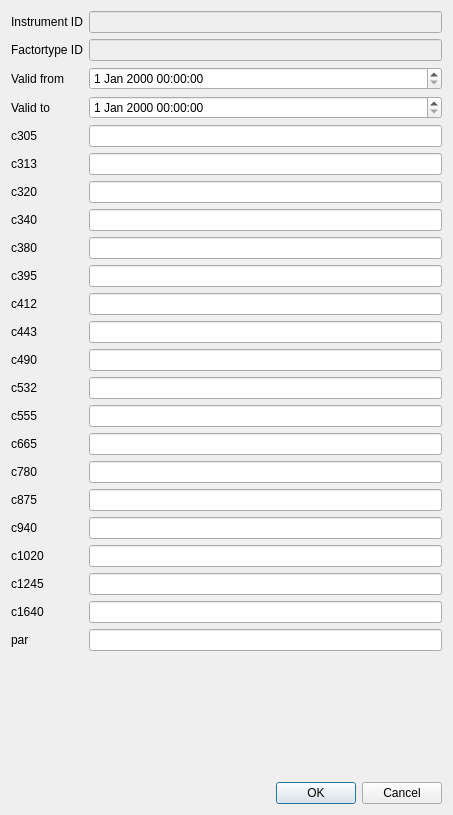
<?xml version="1.0" encoding="UTF-8"?>
<ui version="4.0">
 <class>Dialog</class>
 <widget class="QDialog" name="Dialog">
  <property name="geometry">
   <rect>
    <x>0</x>
    <y>0</y>
    <width>453</width>
    <height>815</height>
   </rect>
  </property>
  <property name="windowTitle">
   <string>Edit factor</string>
  </property>
  <layout class="QVBoxLayout" name="verticalLayout">
   <item>
    <layout class="QGridLayout" name="gridLayout">
     <item row="0" column="1">
      <widget class="QLineEdit" name="editInstrumentID">
       <property name="enabled">
        <bool>false</bool>
       </property>
      </widget>
     </item>
     <item row="16" column="1">
      <widget class="QLineEdit" name="editC665"/>
     </item>
     <item row="2" column="0">
      <widget class="QLabel" name="lblValidFrom">
       <property name="text">
        <string>Valid from</string>
       </property>
      </widget>
     </item>
     <item row="0" column="0">
      <widget class="QLabel" name="lblInstrumentId">
       <property name="text">
        <string>Instrument ID</string>
       </property>
      </widget>
     </item>
     <item row="21" column="1">
      <widget class="QLineEdit" name="editC1245"/>
     </item>
     <item row="13" column="1">
      <widget class="QLineEdit" name="editC490"/>
     </item>
     <item row="7" column="0">
      <widget class="QLabel" name="lblC340">
       <property name="text">
        <string>c340</string>
       </property>
      </widget>
     </item>
     <item row="8" column="1">
      <widget class="QLineEdit" name="editC380"/>
     </item>
     <item row="12" column="0">
      <widget class="QLabel" name="lblC443">
       <property name="text">
        <string>c443</string>
       </property>
      </widget>
     </item>
     <item row="3" column="0">
      <widget class="QLabel" name="lblValidTo">
       <property name="text">
        <string>Valid to</string>
       </property>
      </widget>
     </item>
     <item row="5" column="1">
      <widget class="QLineEdit" name="editC313"/>
     </item>
     <item row="6" column="0">
      <widget class="QLabel" name="lblC320">
       <property name="text">
        <string>c320</string>
       </property>
      </widget>
     </item>
     <item row="14" column="0">
      <widget class="QLabel" name="lblC532">
       <property name="text">
        <string>c532</string>
       </property>
      </widget>
     </item>
     <item row="20" column="1">
      <widget class="QLineEdit" name="editC1020"/>
     </item>
     <item row="10" column="1">
      <widget class="QLineEdit" name="editC395"/>
     </item>
     <item row="6" column="1">
      <widget class="QLineEdit" name="editC320"/>
     </item>
     <item row="4" column="0">
      <widget class="QLabel" name="lblC305">
       <property name="text">
        <string>c305</string>
       </property>
      </widget>
     </item>
     <item row="18" column="1">
      <widget class="QLineEdit" name="editC875"/>
     </item>
     <item row="11" column="0">
      <widget class="QLabel" name="lblC412">
       <property name="text">
        <string>c412</string>
       </property>
      </widget>
     </item>
     <item row="22" column="1">
      <widget class="QLineEdit" name="editC1640"/>
     </item>
     <item row="3" column="1">
      <widget class="QDateTimeEdit" name="dtValidTo"/>
     </item>
     <item row="1" column="1">
      <widget class="QLineEdit" name="editFactorID">
       <property name="enabled">
        <bool>false</bool>
       </property>
      </widget>
     </item>
     <item row="15" column="1">
      <widget class="QLineEdit" name="editC555"/>
     </item>
     <item row="11" column="1">
      <widget class="QLineEdit" name="editC412"/>
     </item>
     <item row="7" column="1">
      <widget class="QLineEdit" name="editC340"/>
     </item>
     <item row="2" column="1">
      <widget class="QDateTimeEdit" name="dtValidFrom"/>
     </item>
     <item row="10" column="0">
      <widget class="QLabel" name="lblC395">
       <property name="text">
        <string>c395</string>
       </property>
      </widget>
     </item>
     <item row="14" column="1">
      <widget class="QLineEdit" name="editC532"/>
     </item>
     <item row="19" column="1">
      <widget class="QLineEdit" name="editC940"/>
     </item>
     <item row="5" column="0">
      <widget class="QLabel" name="lblC313">
       <property name="text">
        <string>c313</string>
       </property>
      </widget>
     </item>
     <item row="8" column="0">
      <widget class="QLabel" name="lblC380">
       <property name="text">
        <string>c380</string>
       </property>
      </widget>
     </item>
     <item row="1" column="0">
      <widget class="QLabel" name="lblFactortypeID">
       <property name="text">
        <string>Factortype ID</string>
       </property>
      </widget>
     </item>
     <item row="4" column="1">
      <widget class="QLineEdit" name="editC305"/>
     </item>
     <item row="17" column="1">
      <widget class="QLineEdit" name="editC780"/>
     </item>
     <item row="12" column="1">
      <widget class="QLineEdit" name="editC443"/>
     </item>
     <item row="13" column="0">
      <widget class="QLabel" name="lblC490">
       <property name="text">
        <string>c490</string>
       </property>
      </widget>
     </item>
     <item row="23" column="1">
      <widget class="QLineEdit" name="editPar"/>
     </item>
     <item row="15" column="0">
      <widget class="QLabel" name="lblC555">
       <property name="text">
        <string>c555</string>
       </property>
      </widget>
     </item>
     <item row="16" column="0">
      <widget class="QLabel" name="lblC665">
       <property name="text">
        <string>c665</string>
       </property>
      </widget>
     </item>
     <item row="17" column="0">
      <widget class="QLabel" name="lblC780">
       <property name="text">
        <string>c780</string>
       </property>
      </widget>
     </item>
     <item row="18" column="0">
      <widget class="QLabel" name="lblC875">
       <property name="text">
        <string>c875</string>
       </property>
      </widget>
     </item>
     <item row="19" column="0">
      <widget class="QLabel" name="lblC940">
       <property name="text">
        <string>c940</string>
       </property>
      </widget>
     </item>
     <item row="20" column="0">
      <widget class="QLabel" name="lblC1020">
       <property name="text">
        <string>c1020</string>
       </property>
      </widget>
     </item>
     <item row="21" column="0">
      <widget class="QLabel" name="lblC1245">
       <property name="text">
        <string>c1245</string>
       </property>
      </widget>
     </item>
     <item row="22" column="0">
      <widget class="QLabel" name="lblC1640">
       <property name="text">
        <string>c1640</string>
       </property>
      </widget>
     </item>
     <item row="23" column="0">
      <widget class="QLabel" name="lblPar">
       <property name="text">
        <string>par</string>
       </property>
      </widget>
     </item>
    </layout>
   </item>
   <item>
    <spacer name="verticalSpacer">
     <property name="orientation">
      <enum>Qt::Vertical</enum>
     </property>
     <property name="sizeHint" stdset="0">
      <size>
       <width>20</width>
       <height>40</height>
      </size>
     </property>
    </spacer>
   </item>
   <item>
    <widget class="QDialogButtonBox" name="buttonBox">
     <property name="orientation">
      <enum>Qt::Horizontal</enum>
     </property>
     <property name="standardButtons">
      <set>QDialogButtonBox::Cancel|QDialogButtonBox::Ok</set>
     </property>
    </widget>
   </item>
  </layout>
 </widget>
 <resources/>
 <connections>
  <connection>
   <sender>buttonBox</sender>
   <signal>accepted()</signal>
   <receiver>Dialog</receiver>
   <slot>accept()</slot>
   <hints>
    <hint type="sourcelabel">
     <x>248</x>
     <y>254</y>
    </hint>
    <hint type="destinationlabel">
     <x>157</x>
     <y>274</y>
    </hint>
   </hints>
  </connection>
  <connection>
   <sender>buttonBox</sender>
   <signal>rejected()</signal>
   <receiver>Dialog</receiver>
   <slot>reject()</slot>
   <hints>
    <hint type="sourcelabel">
     <x>316</x>
     <y>260</y>
    </hint>
    <hint type="destinationlabel">
     <x>286</x>
     <y>274</y>
    </hint>
   </hints>
  </connection>
 </connections>
</ui>
